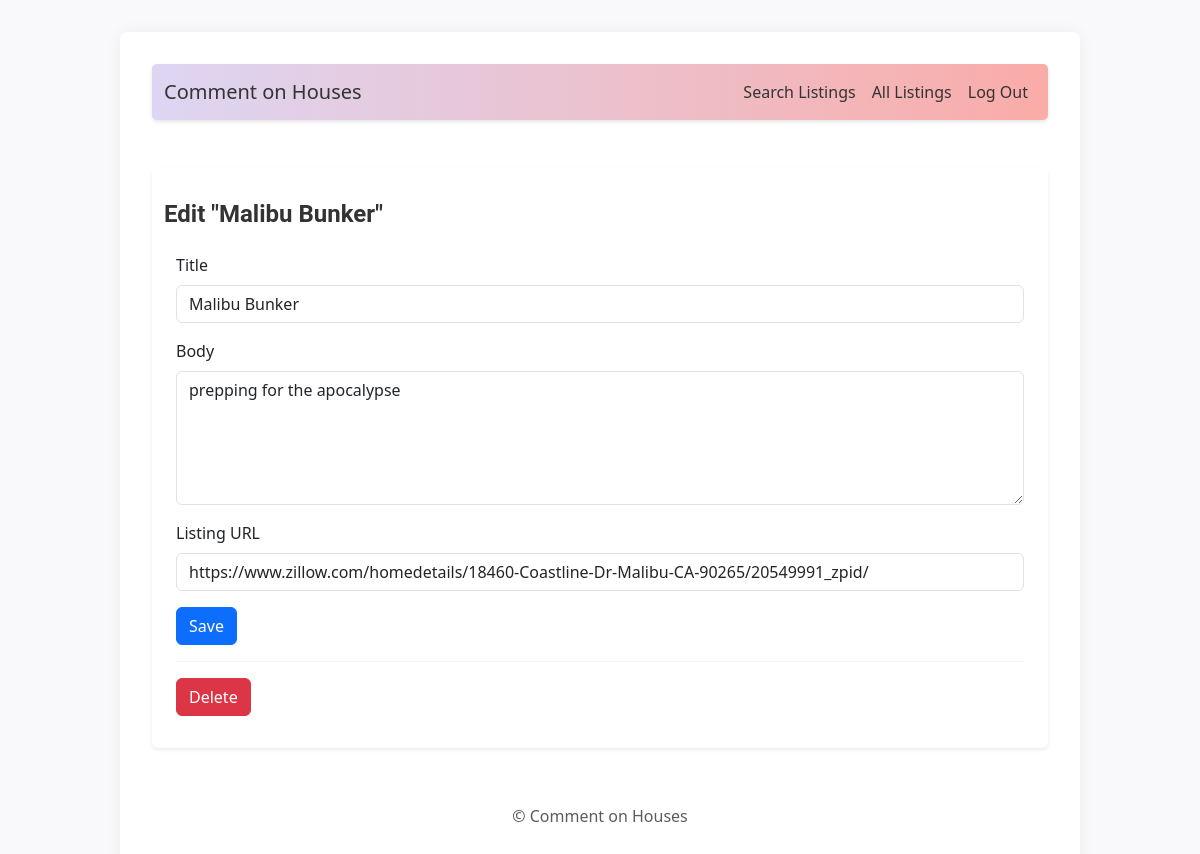
The page /1/update (signed in) on the database its author committed.
### tables this page shows
CREATE TABLE post (
  id INTEGER PRIMARY KEY AUTOINCREMENT,
  author_id INTEGER NOT NULL,
  created TIMESTAMP NOT NULL DEFAULT CURRENT_TIMESTAMP,
  title TEXT NOT NULL,
  body TEXT NOT NULL,
  listing TEXT,
  state TEXT,
  FOREIGN KEY (author_id) REFERENCES user (id)
);

### flaskr/blog.py (the view, shortened to what this page needs)
@bp.route('/<int:id>/update', methods=('GET', 'POST'))
@login_required
def update(id):
    post = get_post(id)
    return render_template('blog/update.html', post=post)

### flaskr/auth.py (called while the page is built)
def login_required(view):
    @functools.wraps(view)
    def wrapped_view(**kwargs):
        if g.user is None:
            return redirect(url_for('auth.login'))
        return view(**kwargs)
    return wrapped_view

@bp.before_app_request
def load_logged_in_user():
    user_id = session.get('user_id')
    if user_id is None:
        g.user = None
    else:
        g.user = get_db().execute(
            'SELECT * FROM user WHERE id = ?', (user_id,)
        ).fetchone()

### flaskr/blog.py (called while the page is built)
def get_post(id, check_author=True):
    post = get_db().execute(
        'SELECT p.id, title, body, created, author_id, username, listing'
        ' FROM post p JOIN user u ON p.author_id = u.id'
        ' WHERE p.id = ?',
        (id,)
    ).fetchone()
    if post is None:
        abort(404, f"Post id {id} doesn't exist.")
    if check_author and post['author_id'] != g.user['id']:
        abort(403)
    return post

### flaskr/db.py (called while the page is built)
def get_db():
    if 'db' not in g:
        g.db = sqlite3.connect(
            current_app.config['DATABASE'],
            detect_types=sqlite3.PARSE_DECLTYPES
        )
        g.db.row_factory = sqlite3.Row
    return g.db

### flaskr/templates/blog/update.html
{% extends 'base.html' %}
{% block header %}
  <h1>{% block title %}Edit "{{ post['title'] }}"{% endblock %}</h1>
{% endblock %}
{% block content %}
  <div class="container mt-4">
    <form method="post">
      <div class="mb-3">
        <label for="title" class="form-label">Title</label>
        <input type="text" class="form-control" name="title" id="title" value="{{ request.form['title'] or post['title'] }}" required>
      </div>
      <div class="mb-3">
        <label for="body" class="form-label">Body</label>
        <textarea class="form-control" name="body" id="body" rows="5">{{ request.form['body'] or post['body'] }}</textarea>
      </div>
      <div class="mb-3">
        <label for="listing" class="form-label">Listing URL</label>
        <input type="url" class="form-control" name="listing" id="listing" value="{{ request.form['listing'] or post['listing'] }}">
      </div>
      <button type="submit" class="btn btn-primary">Save</button>
    </form>
    <hr>
    <form action="{{ url_for('blog.delete', id=post['id']) }}" method="post">
      <button type="submit" class="btn btn-danger" onclick="return confirm('Are you sure?');">Delete</button>
    </form>
  </div>
{% endblock %}

### flaskr/static/style.css (style rules this page uses)
html { font-family: "Roboto", sans-serif; background: #f9f9fb; color: #424242; line-height: 1.6; }
body { max-width: 80vw; margin: 2rem auto; background: #fff; padding: 2rem; box-shadow: 0 0 15px rgba(0, 0, 0, 0.05); border-radius: 8px; }
h1 { font-family: 'Roboto'; color: #333; font-size: 1.5rem; margin: 1rem 0; margin-top: 0; align-self: center; font-weight: bold; }
hr { border: none; border-top: 1px solid lightgray; }

### rows shown on the page
post: title "Malibu Bunker", body "prepping for the apocalypse", listing "https://www.zillow.com/homedetails/18460-Coastline-Dr-Malibu-CA-90265/20549991_zpid/"
